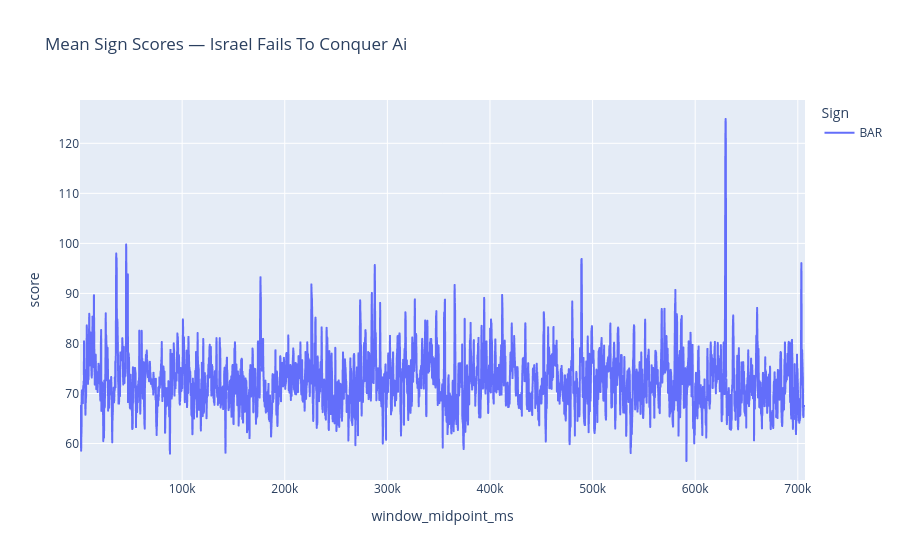

Notebook code cell kept with this figure:
### Markdown cell above
#### Plot peaks

### Code cell
import plotly.express as px

# group by cbt_number + cbt_video_type
for (cbt_number, cbt_video_type), group_df in results_df.groupby(["cbt_number", "cbt_video_type"]):
    assert len(group_df["title"].unique()) == 1
    video_title = group_df["title"].unique()[0]
    group_df["Window Midpoint (s)"] = group_df["window_midpoint_ms"]/1000
    fig = px.line(
        group_df,
        x="window_midpoint_ms",
        y="score",
        color="Sign",
        title=f"Mean Sign Scores — {video_title}",
    )
    fig.show()

### Figure 1 — Plotly figure (JSON) as saved in the notebook; plotly's stock layout.template omitted (floating-point values rounded to 4 significant figures; data arrays with more than 128 entries replaced by an {"elided": "..."} marker saying what was removed)
{"data": [{"hovertemplate": "Sign=BAR<br>window_midpoint_ms=%{x}<br>score=%{y}<extra></extra>", "legendgroup": "BAR", "line": {"color": "#636efa", "dash": "solid"}, "marker": {"symbol": "circle"}, "mode": "lines", "name": "BAR", "showlegend": true, "type": "scattergl", "x": {"elided": "7067 int values"}, "xaxis": "x", "y": {"elided": "7067 float values"}, "yaxis": "y"}], "layout": {"legend": {"title": {"text": "Sign"}, "tracegroupgap": 0}, "title": {"text": "Mean Sign Scores — Israel Fails To Conquer Ai"}, "xaxis": {"anchor": "y", "domain": [0, 1], "title": {"text": "window_midpoint_ms"}}, "yaxis": {"anchor": "x", "domain": [0, 1], "title": {"text": "score"}}}}
